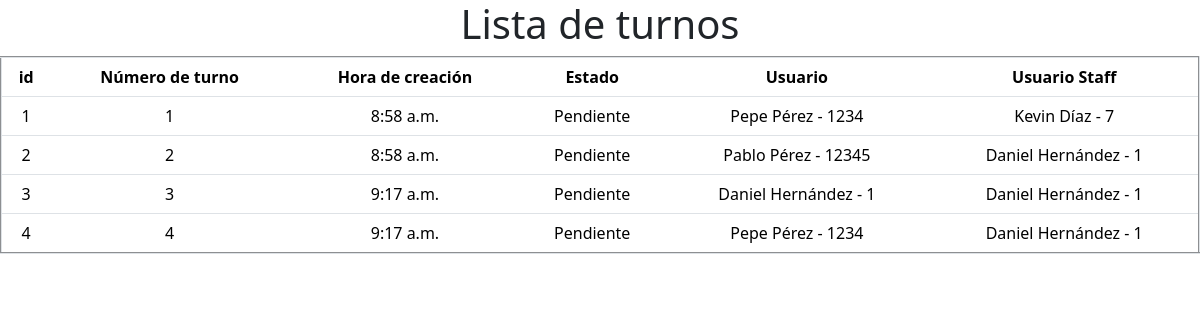
The app's page /turnos/, older data.
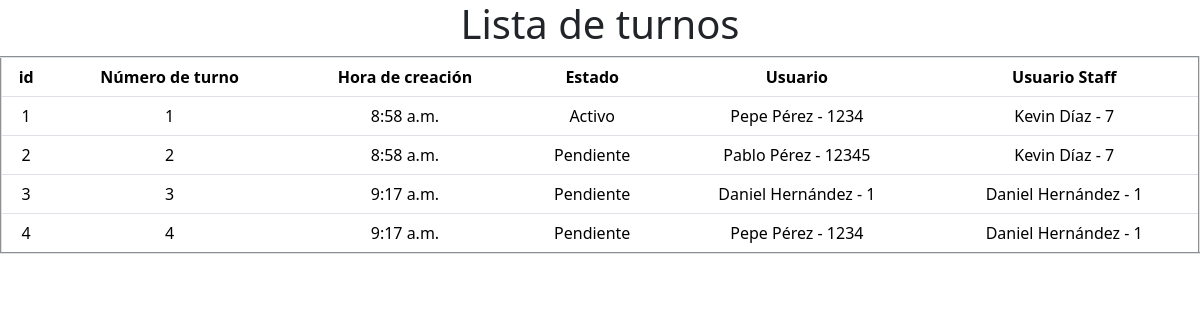
The same page, newer data.
### apps/turno/models.py (models this page shows, shortened)
class Turno(models.Model):
    id = models.AutoField(primary_key=True)
    numero_turno = models.IntegerField(unique=True)
    hora_creacion = models.TimeField(auto_now_add=True, auto_now=False)
    estado = models.ForeignKey(EstadoTurno, on_delete=models.CASCADE, null=False, blank=True)
    usuario = models.ForeignKey(User, on_delete=models.CASCADE, related_name='usuario', null=False)
    usuario_staff = models.ForeignKey(User, on_delete=models.CASCADE, related_name='usuario_staff', null=False, blank=True)
    class Meta:
        verbose_name = 'turno'
        verbose_name_plural = 'turnos'

class EstadoTurno(models.Model):
    nombre = models.CharField(max_length=20, blank=False, null=False, unique=True)
    def __str__(self):
        return self.nombre
    class Meta:
        verbose_name = 'estado_turno'
        verbose_name_plural = 'estados_turno'

### apps/usuario/models.py (models this page shows)
class User(AbstractUser):
    identificacion = models.IntegerField('Número de identificación', primary_key=True)
    nombres = models.CharField('Nombres', max_length=50, blank=True, null=True)
    apellidos = models.CharField('Apellidos', max_length=50, blank=True, null=True)
    celular = models.CharField('Número de celular', max_length=15, blank=True, null=True)
    foto = models.ImageField('Foto', upload_to='fotos', blank=True, null=True)
    REQUIRED_FIELDS = ['nombres', 'apellidos']
    class Meta:
        verbose_name = 'usuario'
        verbose_name_plural = verbose_name
    def __str__(self):
        return f'{self.nombres} {self.apellidos} - {self.identificacion}'

### apps/turno/views.py (the view)
# urls.py: path('turnos/', TurnoList.as_view(), name='turnos'),
class TurnoList(ListView):
    model = Turno
    template_name='turnos.html'

### templates/turnos.html (shortened to what this page needs)
{% load bootstrap5 %}
{% bootstrap_css %}
<!DOCTYPE html>
<html lang="en">
<head>
</head>
<body>
    {% block body %}
    <h1 class="text-center">
    </h1>
    <table border="2" class="table">
        <thead class="text-center">
            <tr class="text-center">
                <th>id</th>
                <th>Número de turno</th>
                <th>Hora de creación</th>
                <th>Estado</th>
                <th>Usuario</th>
                <th>Usuario Staff</th>
            </tr>
        </thead>
        <tbody class="text-center">
            {% for turno in object_list %}
            <tr>
                <td>{{ turno.id }}</td>
                <td>{{ turno.numero_turno }}</td>
                <td>{{ turno.hora_creacion }}</td>
                <td>{{ turno.estado }}</td>
                <td>{{ turno.usuario }}</td>
                <td>{{ turno.usuario_staff }}</td>
            </tr>
            {% endfor %}
        </tbody>
    </table>
    {% endblock body %}
</body>
</html>

Row changes from the older to the newer data that the page shows:
changed Turno id 1: estado "Pendiente" → "Activo"
changed Turno "Pablo Pérez - 12345": usuario_staff "Daniel Hernández - 1" → "Kevin Díaz - 7"
